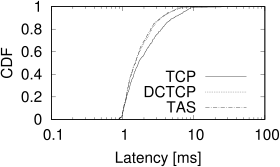

Source code (gnuplot):
load "header.gnuplot"

set key bottom right

set ylabel "CDF" offset 2
set xlabel "Latency [ms]"
#set xrange[0:2000]

#set xtics (2000, 10000, 100000)
set logscale x

set yrange [0:1]

plot \
    "tcp-flows-long.data" using ($2/1000):1 title "TCP" with l ls 1, \
    "dctcp-flows-long.data" using ($2/1000):1 title "DCTCP" with l ls 3, \
    "flextcp-100-flows-long.data" using ($2/1000):1 title "TAS" with l ls 4
